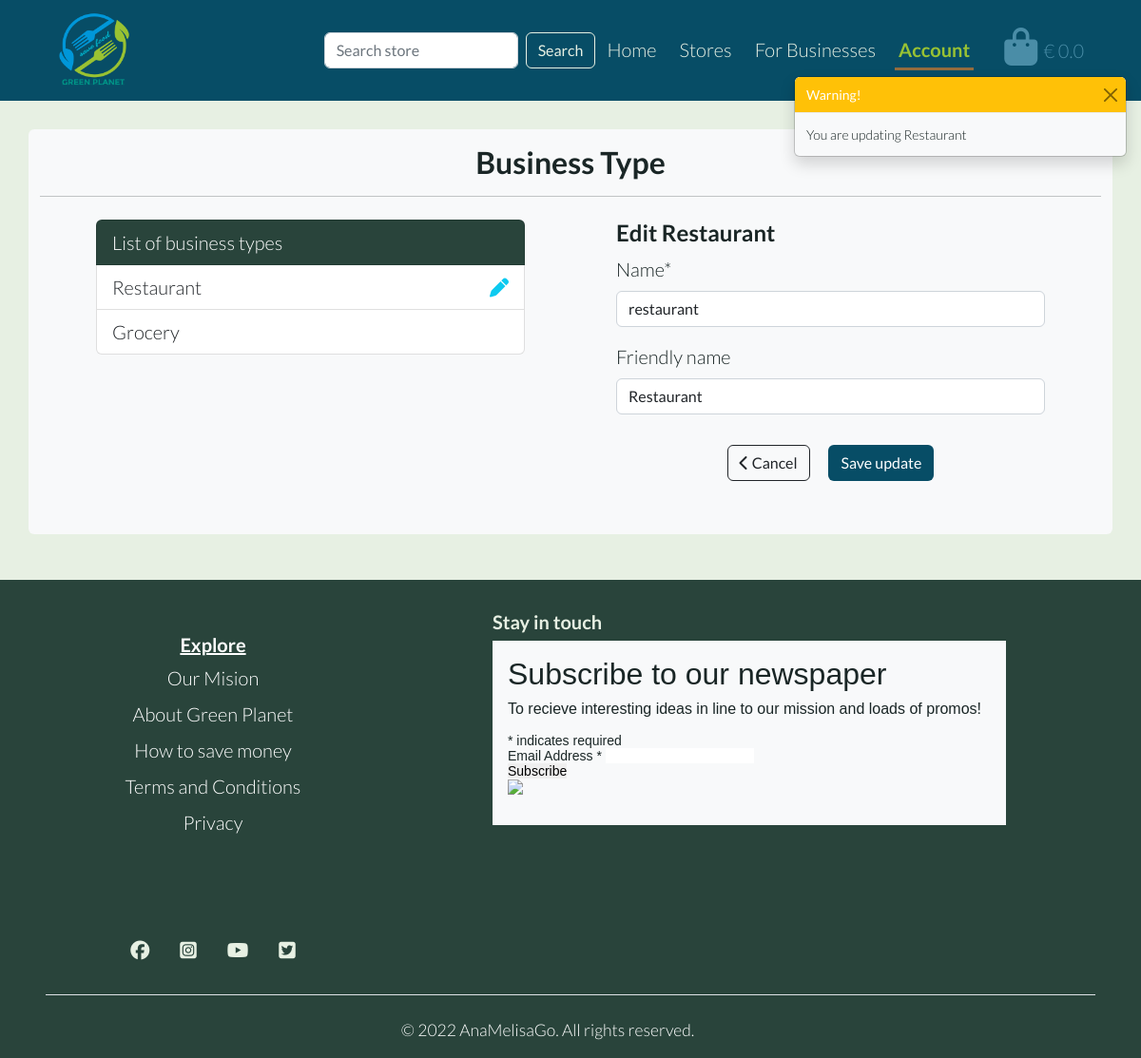
Page /stores/edit_business_type/24 (signed in) on the committed database.
### store/models.py (models this page shows, shortened)
class BusinessType(models.Model):
    name = models.CharField(max_length=255)
    friendly_name = models.CharField(max_length=255, null=True, blank=True)

### store/views.py (the view)
@login_required
def edit_business_type(request, type_id):
    if not request.user.is_superuser:
        messages.error(request, 'RESTRICTED PAGE! Only staff members\
             can access this page. Sorry!')
        return redirect(reverse('home'))
    business_type = BusinessType.objects.all()
    btype = get_object_or_404(BusinessType, pk=type_id)
    if request.method == 'POST':
        form = BusinessTypeForm(request.POST, instance=btype)
        if form.is_valid():
            form.save()
            messages.info(request, 'You  have updated successfully!')
            return redirect(reverse('add_business_type'))
        else:
            messages.error(request,
                           ('Update error. '
                            'Please make sure the form is valid.'))
    else:
        form = BusinessTypeForm(instance=btype)
        messages.warning(request, f'You are updating {btype.friendly_name}')
    template = 'stores/edit_business_type.html'
    context = {
        'account': 'active',
        'form': form,
        'business_type': business_type,
        'btype': btype,
    }
    return render(request, template, context)

### store/forms.py
class BusinessTypeForm(forms.ModelForm):
    class Meta:
        model = BusinessType
        fields = '__all__'

### bag/contexts.py (called while the page is built, shortened)
def bag_contents(request):
    bag_items = []
    grand_total = 0
    bag = request.session.get('bag', {})
    context = {
        'bag_items': bag_items,
        'grand_total': grand_total,
    }
    return context

### store/templates/stores/edit_business_type.html (shortened to what this page needs)
{% extends "base.html" %}
{% load static %}
{% load crispy_forms_tags %}
{% block content %}
<div class="container mt-2 mb-5 min-h-page bg-light rounded py-2">
    <div class="row">
        <div class="col-12 text-center py-2">
            <h2 class="fw-bold">Business Type</h2>
            <hr class="my-3">
        </div>
    </div>
    <div class="row d-flex justify-content-center gap-5">
        <div class="col-md-5 col-12 me-md-4">
            <div class="list-group">
                <div class="list-group-item bg-dark-tree text-white" aria-current="true">List of business types</div>
                {% for type in business_type %}
                    <div class="list-group-item d-flex justify-content-between">
                        {% if type.id == btype.id %}
                            <span>
                                {{ type.friendly_name }}
                            </span>
                            <span class="horizontal-shake">
                                <i class="fas fa-pen text-info"></i>
                            </span>
                        {% else %}
                            <span>{{ type.friendly_name }}</span>
                        {% endif %}
                    </div>
                {% endfor %}
            </div>
        </div>
        <div class="col-md-5 col-12">
            <h4 class="fw-bold">Edit {{ btype.friendly_name }}</h4>
            <form method="POST" action="{% url 'edit_business_type' btype.id %}" class="form mb-5" enctype="multipart/form-data">
                {{ form | crispy }}
                <div class="text-center">
                    <a href="{% url 'add_business_type' %}" class="btn btn-outline-dark mx-2 mt-3"><i
                            class="fas fa-chevron-left"></i> Cancel</a>
                    <button class="btn btn-dark-ocean mx-2 mt-3" type="submit">Save update</button>
                </div>
            </form>
        </div>
    </div>
</div>
{% endblock %}

### static/css/base.css (style rules this page uses)
:root { --planet-trans-cloud: rgba(194, 219, 232, 0.75); --planet-trans-black: rgba(26, 38, 38, 0.3); --planet-black-night: #1a2626; --planet-dark-tree: #29443b; --planet-dark-ocean: #074d66; --planet-sky-blue: #4a8da7; --planet-white-leaf: #e7f0e3; --planet-brown-leaf: #946C3E; --planet-yellow-leaf: #99C233; }
* { padding: 0; margin: 0; border: none; }
html { height: 100%; }
body { min-height: 100vh; display: flex; flex-direction: column; background-color: var(--planet-white-leaf); font-weight: 300; color: var(--planet-black-night); font-size: 20px; font-family: 'Lato', sans-serif; }
a { color: var(--planet-black-night); text-decoration: none; }
.bg-dark-tree { background-color: var(--planet-dark-tree); }
.btn-dark-ocean { background-color: var(--planet-dark-ocean); color: #fff; }
.min-h-page { min-height: 50vh; }
span.horizontal-shake { animation: horizontal-shaking 0.35s infinite; }

### rows in the picture
BusinessType: friendly_name "Restaurant", name "restaurant"
BusinessType: friendly_name "Grocery"

### other values in the picture
{{ message }} "You are updating Restaurant"
